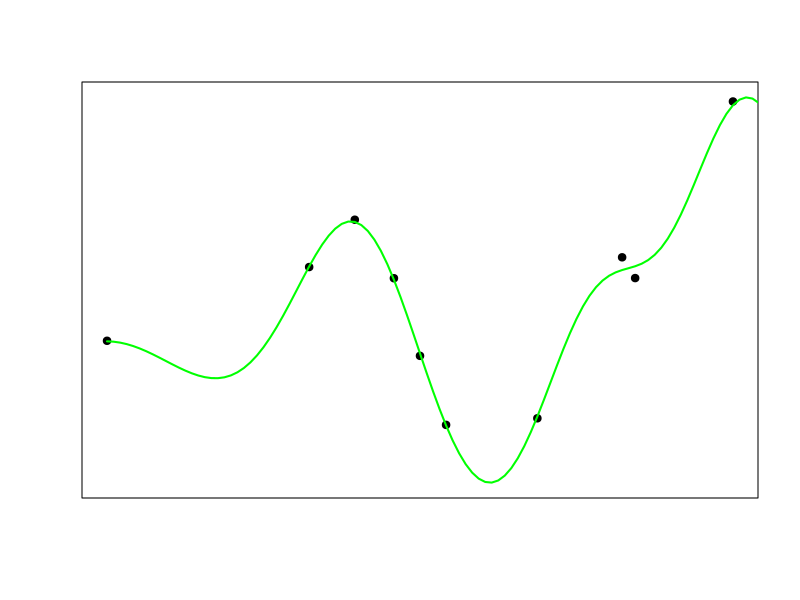
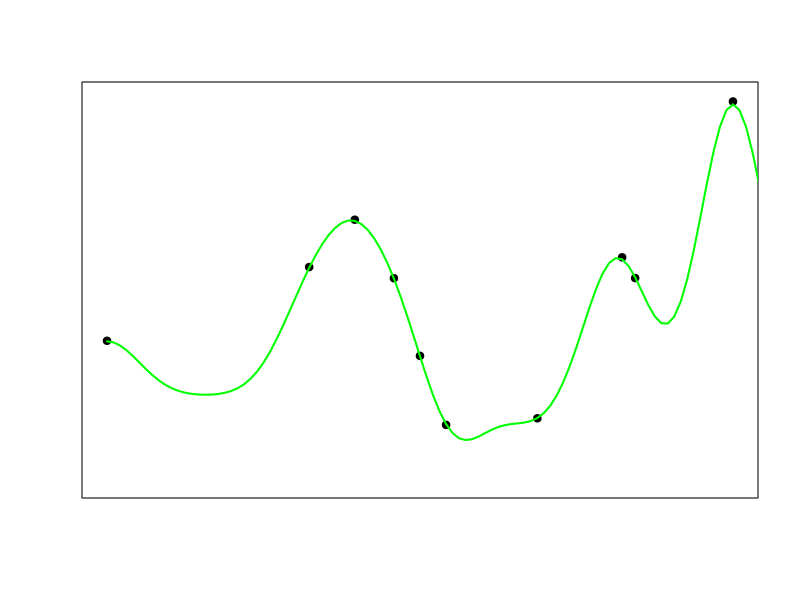
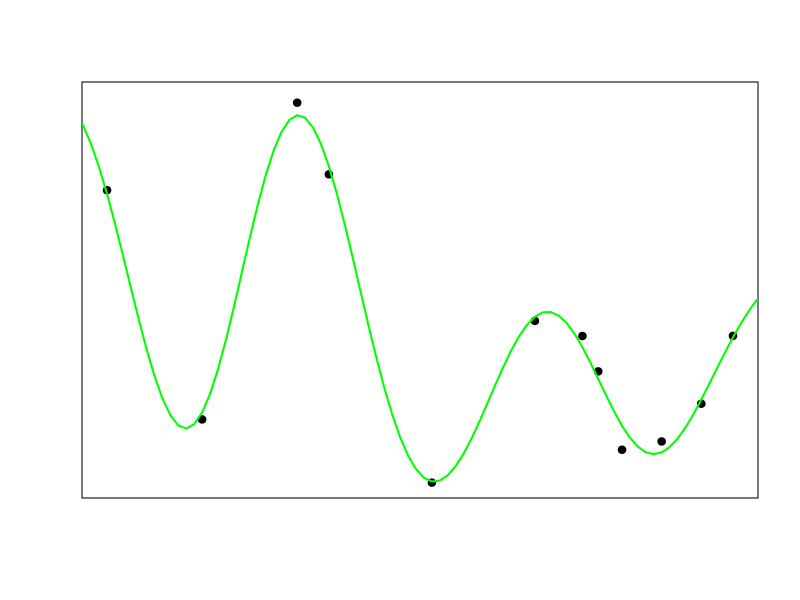
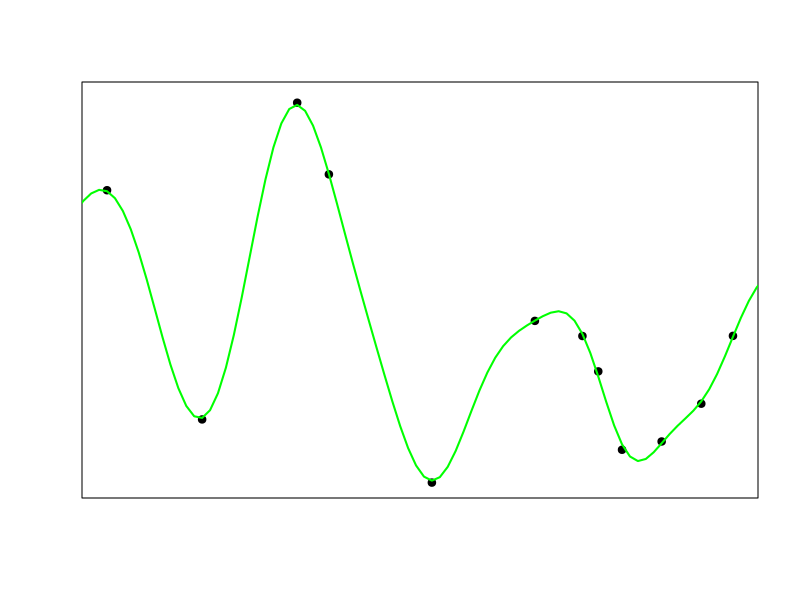
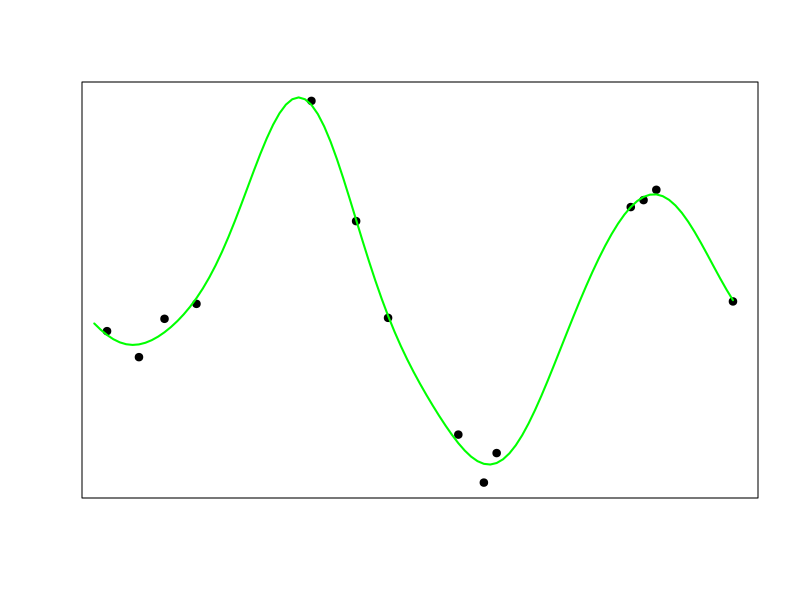
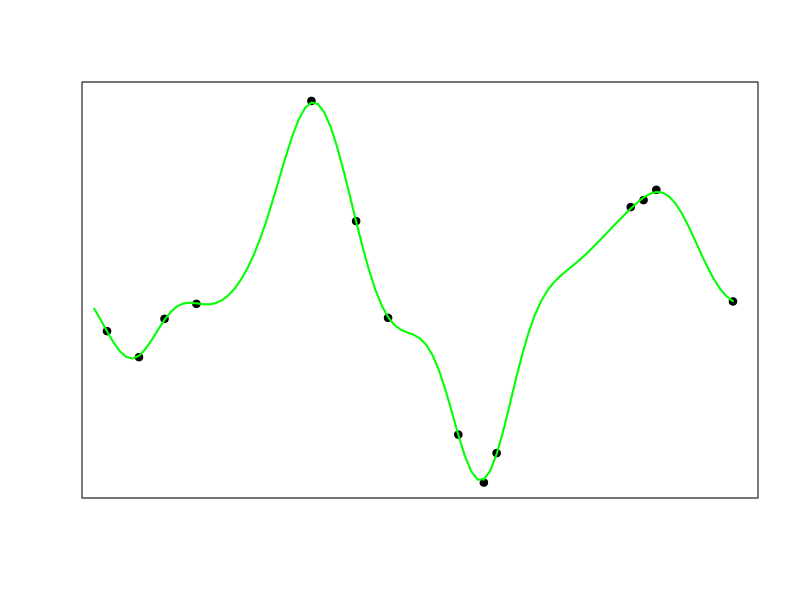
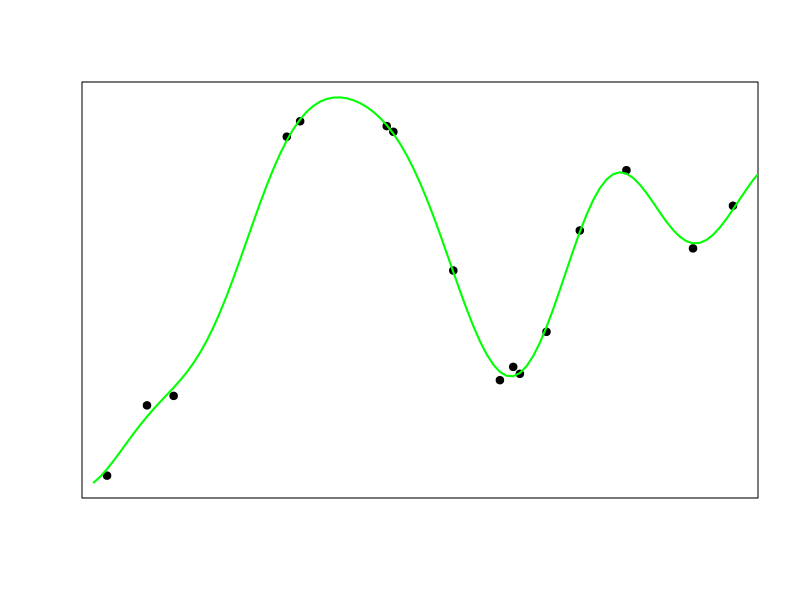
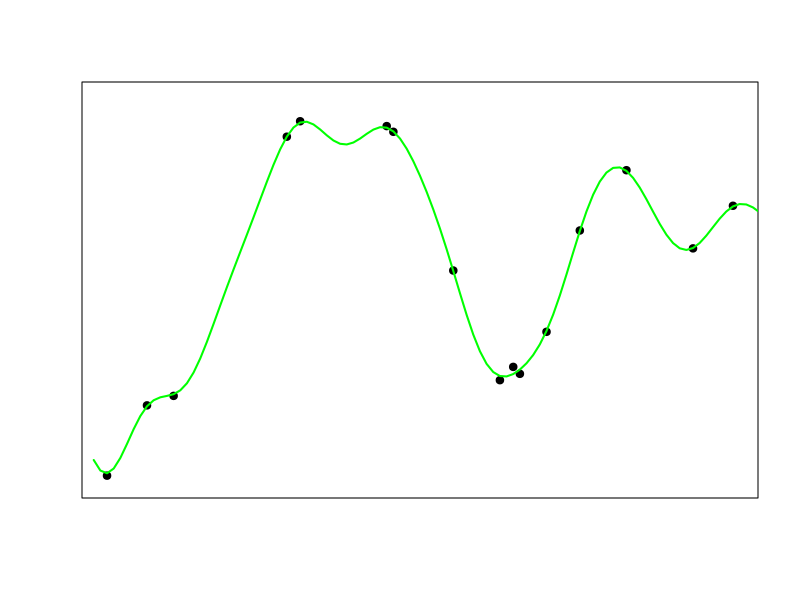

These charts were generated, in order, by the following R code: (Note: this script raises an error after producing the figures.)
#GP Scaling: Ishita Dasgupta & Eric Schulz

#RBF kernel
rbf <- function(X1,X2,l=1) {
  Sigma <- matrix(rep(0, length(X1)*length(X2)), nrow=length(X1))
  for (i in 1:nrow(Sigma)) {
    for (j in 1:ncol(Sigma)) {
      Sigma[i,j] <- exp(-0.5*(abs(X1[i]-X2[j])/l)^2)
    }
  }
  return(Sigma)
}

#MASS for multivariate normal
library(MASS)

#input space
x.star <- seq(-5,5,len=101)
#sigma
sigma.n <- 0.1

#all combinations of lambdas and N
dd<-expand.grid(n=seq(10,30,2), ltrue=seq(0.5, 5, 0.5), lwrong=seq(0.5, 5, 0.5))
#exclude equal lambdas
dd<-subset(dd, ltrue!=lwrong)
#loop through
for (i in 1:nrow(dd)){
  #true lambda
  ltrue<-dd$ltrue[i]
  #wrong lambda
  lwrong<-dd$lwrong[i]
  #sample size n
  n<-dd$n[i]
  #sort x
  x<-sort(sample(x.star, n))
  #generate true function
  yobs<- mvrnorm(1, rep(0, length(x.star)), rbf(x.star,x.star,l=ltrue))
  #get observations for x
  yobs<-yobs[x.star %in% x]
  #add noise N(0,0.25)
  yobs<-yobs+rnorm(length(yobs), 0, sigma.n)
  #calculate required matrices for true lambda
  k.xx <- rbf(x,x, ltrue)
  k.xsx <- rbf(x.star,x, ltrue)
  #get predition for true lambda
  ftrue <- k.xsx%*%solve(k.xx + sigma.n^2*diag(1, ncol(k.xx)))%*%yobs
  #calculate required lambdas for wrong lambda
  k.xx <- rbf(x,x, lwrong)
  k.xsx <- rbf(x.star,x, lwrong)
  #get prediction for wrong lambda
  fwrong <- k.xsx%*%solve(k.xx + sigma.n^2*diag(1, ncol(k.xx)))%*%yobs
  #min and max for plotting
  ma<-max(c(yobs,ftrue,fwrong))
  mi<-min(c(yobs,ftrue,fwrong))
  #true prediction
  png(paste0("pngs/true", dd$ltrue[i]*10,"lw", dd$lwrong[i]*10, "n", dd$n[i], ".png"),
      width=300, height=300)
  plot(x, yobs, pch=19,  xaxt='n',
       ann=FALSE, yaxt='n', ylim=c(mi,ma))
  lines(x.star, ftrue, col="green", lwd=2)
  dev.off()
  #wrong prediction
  png(paste0("pngs/wrong", dd$ltrue[i]*10,"lw", dd$lwrong[i]*10, "n", dd$n[i], ".png"),
      width=300, height=300)
  plot(x, yobs, pch=19,  xaxt='n',
       ann=FALSE, yaxt='n',ylim=c(mi,ma))
  lines(x.star, fwrong, col="green", lwd=2)
  dev.off()
  
  #collect data
  if(i==1){
    dat<-data.frame(x, yobs,
                    lt=rep(dd$ltrue[i], length(x)),
                    lw=rep(dd$lwrong[i], length(x)),
                    n=rep(dd$n[i], length(x)))
  } else{
    dat<-rbind(dat, data.frame(x, yobs,
                               lt=rep(dd$ltrue[i], length(x)),
                               lw=rep(dd$lwrong[i], length(x)),
                               n=rep(dd$n[i], length(x))))
  }
}
#save data
write.csv(dat, "exp1functions.csv")


l1<-0.5
l2<-3.5
l3<-5
n<-20
x<-sort(sample(x.star, n))
#generate true function
yobs<- mvrnorm(1, rep(0, length(x.star)), rbf(x.star,x.star,l=l2))
#get observations for x
yobs<-yobs[x.star %in% x]
#add noise N(0,0.25)
yobs<-yobs+rnorm(length(yobs), 0, sigma.n)
#calculate required matrices for true lambda
k.xx <- rbf(x,x, l1)
k.xsx <- rbf(x.star,x, l1)
#get predition for true lambda
f1 <- k.xsx%*%solve(k.xx + sigma.n^2*diag(1, ncol(k.xx)))%*%yobs
#calculate required lambdas for wrong lambda
k.xx <- rbf(x,x, l2)
k.xsx <- rbf(x.star,x, l2)
#get prediction for wrong lambda
f2<- k.xsx%*%solve(k.xx + sigma.n^2*diag(1, ncol(k.xx)))%*%yobs
k.xx <- rbf(x,x, l3)
k.xsx <- rbf(x.star,x, l3)
#get prediction for wrong lambda
f3<- k.xsx%*%solve(k.xx + sigma.n^2*diag(1, ncol(k.xx)))%*%yobs

#min and max for plotting
ma<-max(c(yobs,f1,f2,f3))
mi<-min(c(yobs,f1,f2,f3))
png("example3.png", width=900, height=300)
par(mfrow=c(1,3))
plot(x, yobs, pch=19,  xaxt='n',xlab="", ylab="",
     yaxt='n',ylim=c(mi,ma), main="Too simple", cex.main=2)
lines(x.star, f3, col="green", lwd=2)
plot(x, yobs, pch=19,  xaxt='n',xlab="", ylab="",
     yaxt='n',ylim=c(mi,ma), main="Correct", cex.main=2)
lines(x.star, f2, col="green", lwd=2)
plot(x, yobs, pch=19,  xaxt='n',xlab="", ylab="",
     yaxt='n',ylim=c(mi,ma), main="Too complex", cex.main=2)
lines(x.star, f1, col="green", lwd=2)
dev.off()
